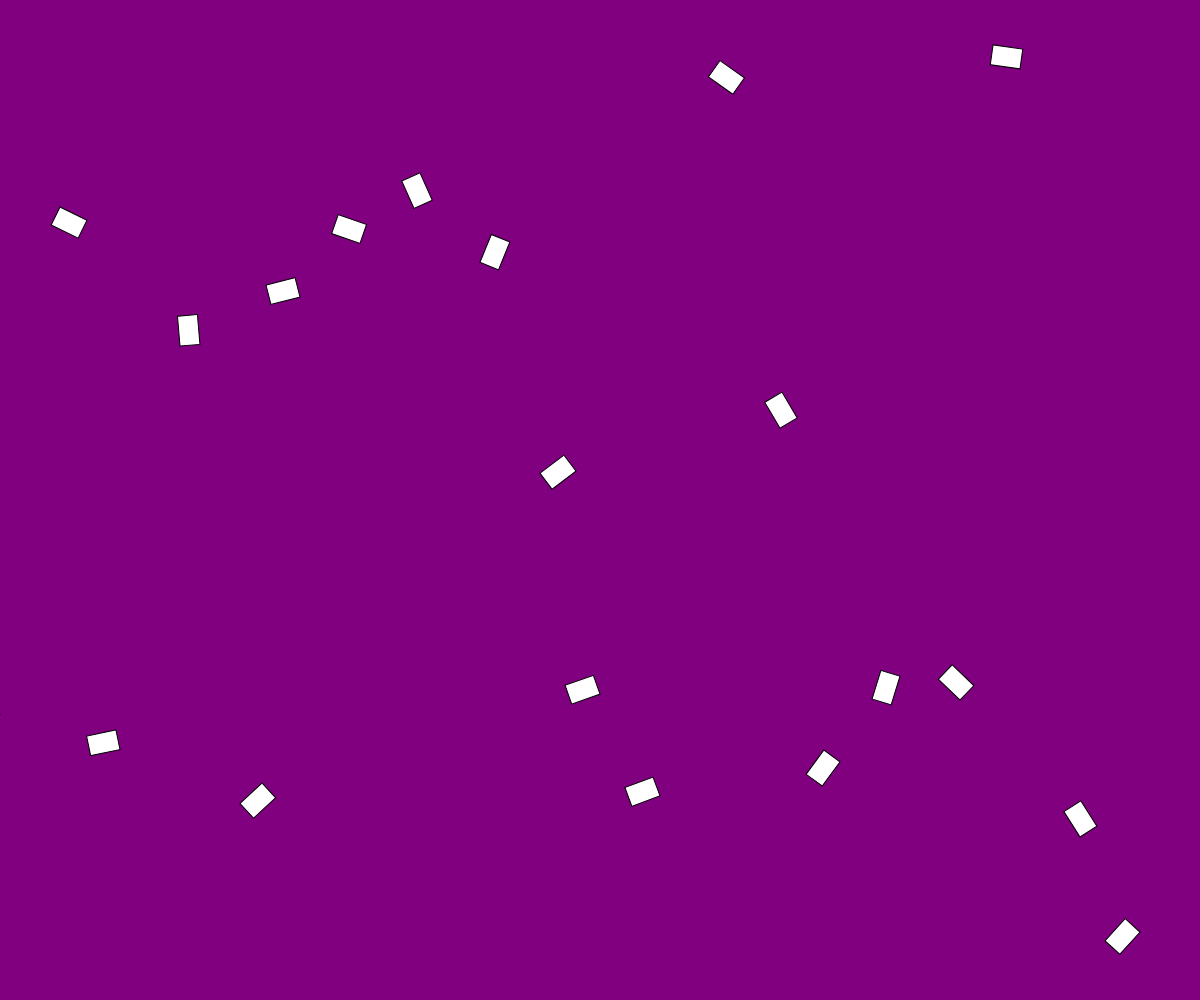
Frame 1 (no input)
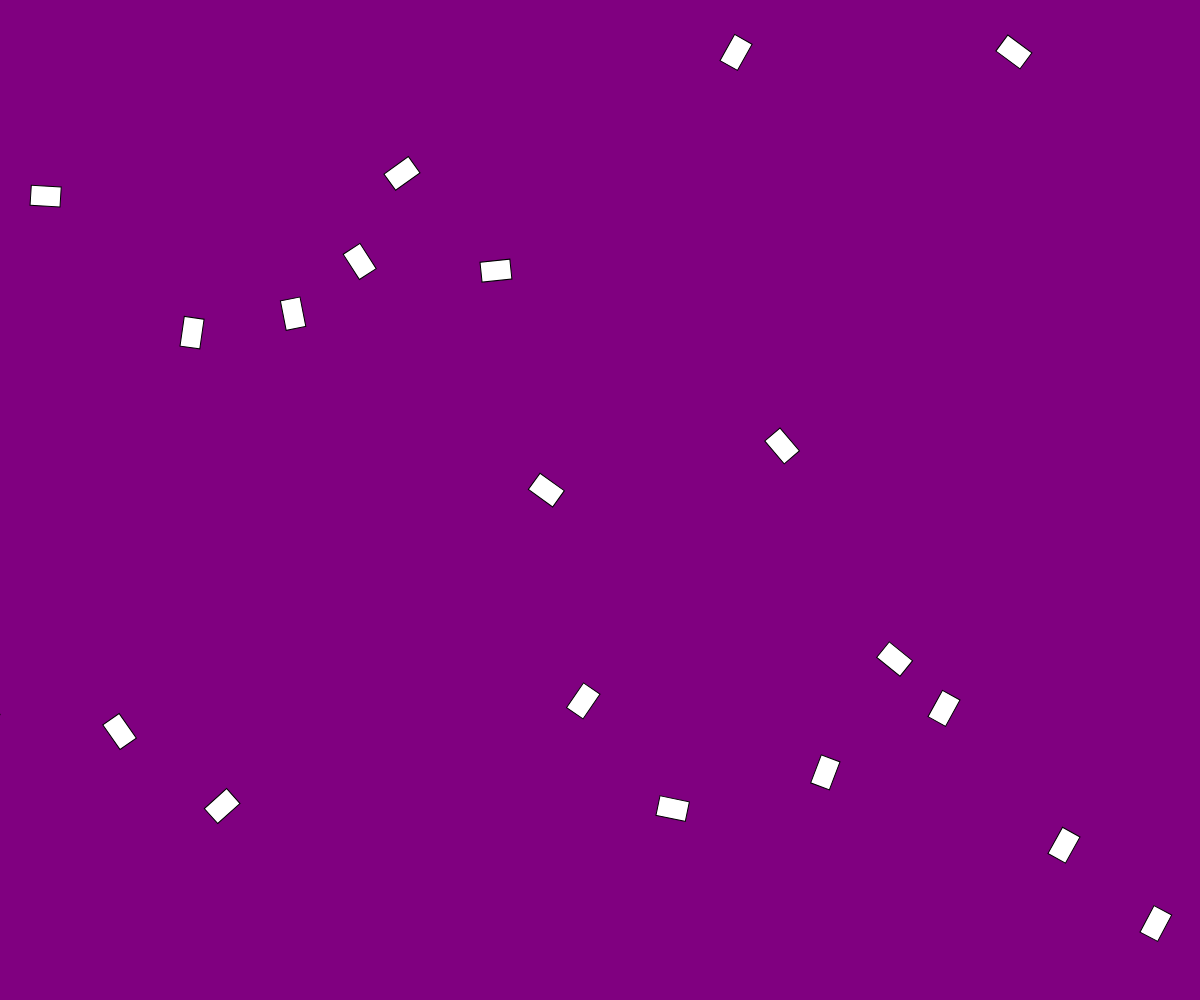
Frame 60 (no input)
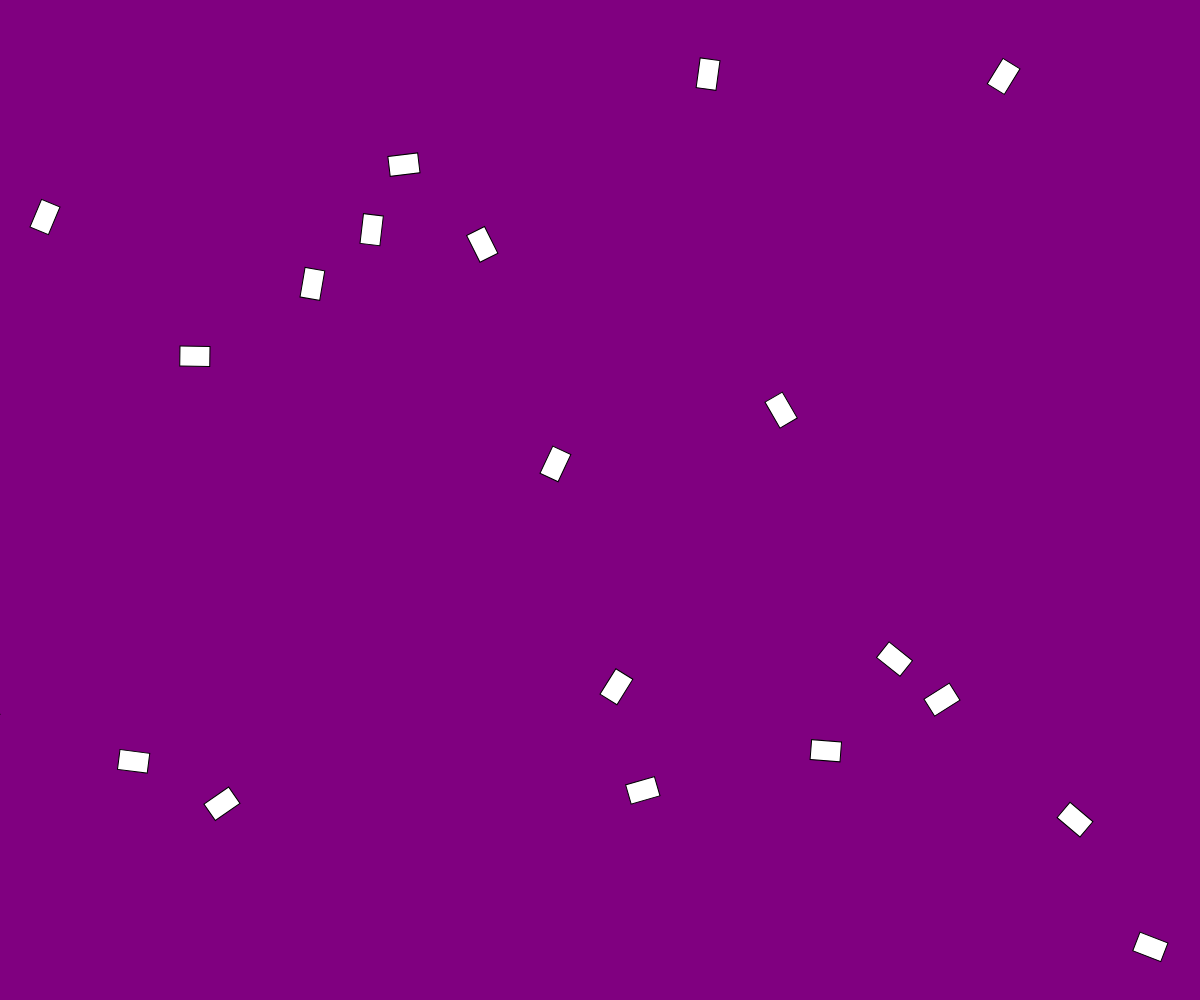
Frame 120 (the mouse pressed at the canvas centre since frame 60)

The p5.js sketch that drew these frames (run headless with seeded random() and noise() and a simulated clock; from frame 60 on, the mouse is pressed at the canvas centre):

// p5.js sketch
// ── sketch.js
//assign my var as yarry
var yarry = [];


function setup() {
  //make the canvas
  createCanvas(windowWidth, windowHeight);
  for (var i = 0; i < 20; i++) {
    yarry.push(random(height));
  }
  frameRate(60);
}

function draw() {

  background('purple');
  for (var i = 0; i < yarry.length; i++) {

ranRect(random(TWO_PI), width/yarry.length*i, yarry[i]);
  }
  

}



function ranRect(ang,x, y) {
  push();
  translate( x, y );
  rotate(ang);
  rect(0,0, 30, 20);
  pop();

}
